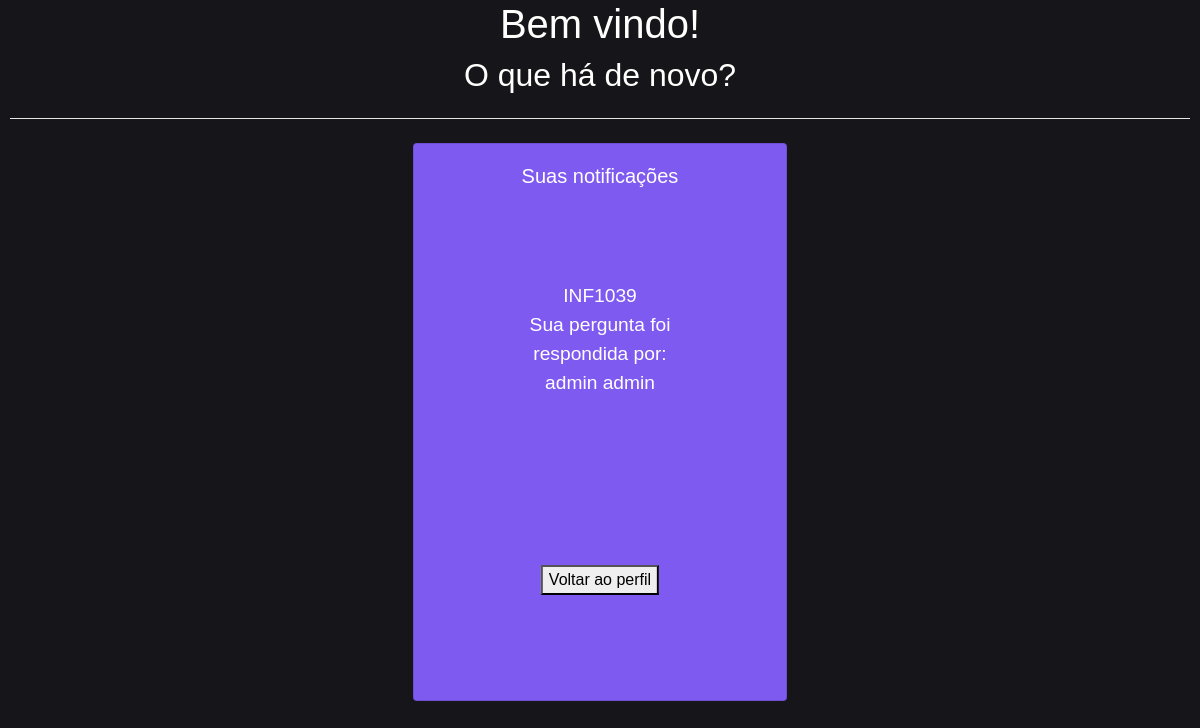
Screenshot of /notificacoesUsuario (signed in) with the database file from the repository.
### first/models.py (models this page shows, shortened)
class Pergunta(models.Model):
    dataHora=models.DateTimeField(default = datetime.now)
    conteudo=models.TextField()
    usuario=models.ForeignKey(Usuario, on_delete=models.CASCADE)
    disciplina=models.ForeignKey(Disciplina, on_delete=models.CASCADE)

class Disciplina(models.Model):
    nome=models.CharField(max_length=100)
    codigo=models.CharField(max_length=7)
    professores=models.TextField()

class Resposta(models.Model):
    dataHora=models.DateTimeField(default = datetime.now)
    conteudo=models.TextField()
    usuario=models.ForeignKey(Usuario, on_delete=models.CASCADE)
    pergunta=models.ForeignKey(Pergunta, on_delete=models.CASCADE)

class Usuario(AbstractBaseUser):
    nome=models.CharField(max_length=30)
    sobrenome=models.CharField(max_length=30)
    email=models.EmailField(unique=True)
    is_admin = models.BooleanField(default=False)
    USERNAME_FIELD = 'email'
    REQUIRED_FIELDS = []
    objects = UserManager()

### first/views.py (the view)
# urls.py: path('notificacoesUsuario', views.notificacoesUsuario, name='notificacoesUsuario'),
def notificacoesUsuario(request):
    usuario=request.user
    perguntas = usuario.pergunta_set.all()
    return render(request, 'Notificações do usuário.html', {'perguntas': perguntas})

### first/templates/Notificações do usuário.html (shortened to what this page needs)
<!DOCTYPE html>
<html lang="pt-br">
<head>
    <h1>Bem vindo!</h1>
    <h2> O que há de novo?</h2>
    <link rel="stylesheet" href="https://stackpath.bootstrapcdn.com/bootstrap/4.1.3/css/bootstrap.min.css">
</head>
<body>
     <hr class="my-4" style = "background-color: #fffffe">
    <div class="row mx-md-n5">
      <div class="col-sm-4" style = "display: block; margin: auto">
        <div class="card" style = "background-color: #7f5af0; color: #fffffe;">
          <div class="card-body">
            <h5 class="card-title">Suas notificações</h5>
            <ul class="list-group">
    {% for pergunta in perguntas %}
        {% for resposta in pergunta.resposta_set.all %}
            <p style="color:#fffffe; text-align: center;border:2px solid #7f5af0;padding: 30px;margin: 50px; font-size: larger">
            {{pergunta.disciplina.codigo}}<br>
            Sua pergunta foi respondida por: {{resposta.usuario.nome}} {{resposta.usuario.sobrenome}}
        </p>
        {% endfor %}
    {% endfor %}
    <div class="container">
        <div class="center">
            <button onclick="document.location='perfilusuario_melhorado.html'">Voltar ao perfil</button>
    </div>
</div>
</body>
</html>

### first/templates/Notificações do usuário.html (style rules this page uses)
body { background: #16161a ; text-align: center; padding-left: 10px; padding-right: 10px; font-family: allumi-std, sans-serif; font-style: normal; font-weight: 500; color: #fffffe; }
.container { height: 200px; position: relative; }
.center { margin: 0; position: absolute; top: 50%; left: 50%; -ms-transform: translate(-50%, -50%); transform: translate(-50%, -50%); }

### rows the page displays
Pergunta: disciplina.codigo "INF1039"
Resposta: usuario.nome "admin", usuario.sobrenome "admin"
